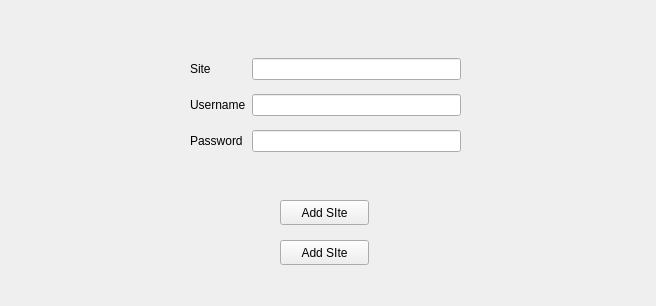
<?xml version="1.0" encoding="UTF-8"?>
<ui version="4.0">
 <class>newwindow</class>
 <widget class="QMainWindow" name="newwindow">
  <property name="geometry">
   <rect>
    <x>0</x>
    <y>0</y>
    <width>656</width>
    <height>306</height>
   </rect>
  </property>
  <property name="windowTitle">
   <string>MainWindow</string>
  </property>
  <widget class="QWidget" name="centralwidget">
   <widget class="QWidget" name="gridLayoutWidget">
    <property name="geometry">
     <rect>
      <x>190</x>
      <y>50</y>
      <width>271</width>
      <height>112</height>
     </rect>
    </property>
    <layout class="QGridLayout" name="gridLayout">
     <item row="2" column="0">
      <widget class="QLabel" name="label_2">
       <property name="text">
        <string>Password</string>
       </property>
      </widget>
     </item>
     <item row="1" column="0">
      <widget class="QLabel" name="label">
       <property name="text">
        <string>Username</string>
       </property>
      </widget>
     </item>
     <item row="1" column="1">
      <widget class="QLineEdit" name="usrname"/>
     </item>
     <item row="2" column="1">
      <widget class="QLineEdit" name="passwd">
       <property name="echoMode">
        <enum>QLineEdit::Password</enum>
       </property>
      </widget>
     </item>
     <item row="0" column="0">
      <widget class="QLabel" name="label_3">
       <property name="text">
        <string>Site</string>
       </property>
      </widget>
     </item>
     <item row="0" column="1">
      <widget class="QLineEdit" name="passwd_2">
       <property name="echoMode">
        <enum>QLineEdit::Password</enum>
       </property>
      </widget>
     </item>
    </layout>
   </widget>
   <widget class="QPushButton" name="add">
    <property name="geometry">
     <rect>
      <x>280</x>
      <y>200</y>
      <width>89</width>
      <height>25</height>
     </rect>
    </property>
    <property name="text">
     <string>Add SIte</string>
    </property>
   </widget>
   <widget class="QPushButton" name="cancel">
    <property name="geometry">
     <rect>
      <x>280</x>
      <y>240</y>
      <width>89</width>
      <height>25</height>
     </rect>
    </property>
    <property name="text">
     <string>Add SIte</string>
    </property>
   </widget>
  </widget>
 </widget>
 <resources/>
 <connections/>
</ui>
